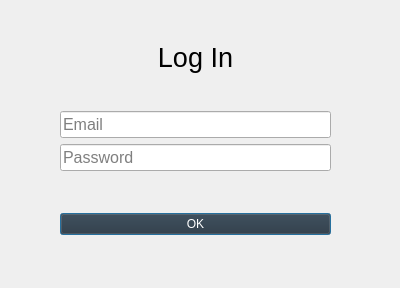
<?xml version="1.0" encoding="UTF-8"?>
<ui version="4.0">
 <class>LoginDialog</class>
 <widget class="QDialog" name="LoginDialog">
  <property name="geometry">
   <rect>
    <x>0</x>
    <y>0</y>
    <width>400</width>
    <height>288</height>
   </rect>
  </property>
  <property name="windowTitle">
   <string>Log In</string>
  </property>
  <widget class="QWidget" name="layoutWidget">
   <property name="geometry">
    <rect>
     <x>60</x>
     <y>10</y>
     <width>271</width>
     <height>261</height>
    </rect>
   </property>
   <layout class="QVBoxLayout" name="verticalLayout_2">
    <item>
     <widget class="QLabel" name="label">
      <property name="sizePolicy">
       <sizepolicy hsizetype="Preferred" vsizetype="Expanding">
        <horstretch>0</horstretch>
        <verstretch>0</verstretch>
       </sizepolicy>
      </property>
      <property name="font">
       <font>
        <pointsize>20</pointsize>
       </font>
      </property>
      <property name="text">
       <string>Log In</string>
      </property>
      <property name="alignment">
       <set>Qt::AlignCenter</set>
      </property>
     </widget>
    </item>
    <item>
     <widget class="QLineEdit" name="lLogin">
      <property name="font">
       <font>
        <pointsize>12</pointsize>
       </font>
      </property>
      <property name="text">
       <string/>
      </property>
      <property name="placeholderText">
       <string>Email</string>
      </property>
     </widget>
    </item>
    <item>
     <widget class="QLineEdit" name="lPassword">
      <property name="font">
       <font>
        <pointsize>12</pointsize>
       </font>
      </property>
      <property name="text">
       <string/>
      </property>
      <property name="echoMode">
       <enum>QLineEdit::Password</enum>
      </property>
      <property name="placeholderText">
       <string>Password</string>
      </property>
     </widget>
    </item>
    <item>
     <widget class="QDialogButtonBox" name="buttonBox">
      <property name="sizePolicy">
       <sizepolicy hsizetype="Expanding" vsizetype="Expanding">
        <horstretch>0</horstretch>
        <verstretch>0</verstretch>
       </sizepolicy>
      </property>
      <property name="styleSheet">
       <string notr="true">background-color:rgb(42, 47, 55);
color:white;
</string>
      </property>
      <property name="orientation">
       <enum>Qt::Vertical</enum>
      </property>
      <property name="standardButtons">
       <set>QDialogButtonBox::Ok</set>
      </property>
      <property name="centerButtons">
       <bool>true</bool>
      </property>
     </widget>
    </item>
   </layout>
  </widget>
 </widget>
 <resources/>
 <connections>
  <connection>
   <sender>buttonBox</sender>
   <signal>accepted()</signal>
   <receiver>LoginDialog</receiver>
   <slot>accept()</slot>
   <hints>
    <hint type="sourcelabel">
     <x>248</x>
     <y>254</y>
    </hint>
    <hint type="destinationlabel">
     <x>157</x>
     <y>274</y>
    </hint>
   </hints>
  </connection>
  <connection>
   <sender>buttonBox</sender>
   <signal>rejected()</signal>
   <receiver>LoginDialog</receiver>
   <slot>reject()</slot>
   <hints>
    <hint type="sourcelabel">
     <x>316</x>
     <y>260</y>
    </hint>
    <hint type="destinationlabel">
     <x>286</x>
     <y>274</y>
    </hint>
   </hints>
  </connection>
 </connections>
</ui>
